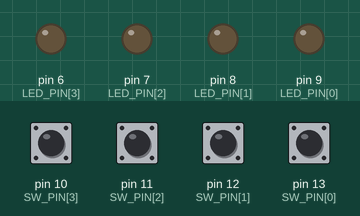
This sketch was run on a simulated Arduino Uno, built with avr-gcc and run on an emulated ATmega328P. Shown: output pins drawn as LEDs (lit = HIGH). The test bench sets the inputs (shaded band); at power-on: pin 10 (SW_PIN[3]), pin 11 (SW_PIN[2]), pin 12 (SW_PIN[1]), pin 13 (SW_PIN[0]) LOW.

Above: at 1.2 s.
1.3 s: pin 10 (SW_PIN[3]) pulled HIGH for 0.15 s
At 1.37 s:
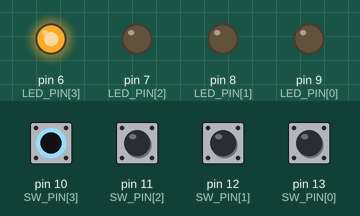
2.9 s: pin 11 (SW_PIN[2]) pulled HIGH for 0.15 s
At 2.97 s:
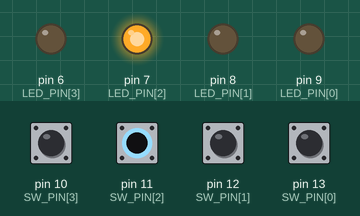
4.5 s: pin 12 (SW_PIN[1]) pulled HIGH for 0.15 s
At 4.57 s:
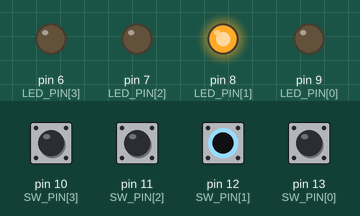
6.1 s: pin 13 (SW_PIN[0]) pulled HIGH for 0.15 s
At 6.17 s:
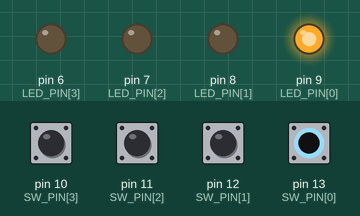
7.7 s: pin 10 (SW_PIN[3]) driven HIGH and pin 11 (SW_PIN[2]) driven HIGH
At 8.3 s:
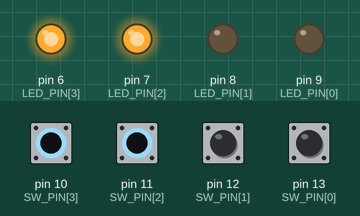
9.2 s: pin 12 (SW_PIN[1]) pulled HIGH for 1 s
At 10.0 s:
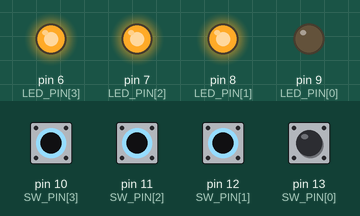
Timing chart, 0 to 12.2 s (numbered marks = the images above; inputs shaded):
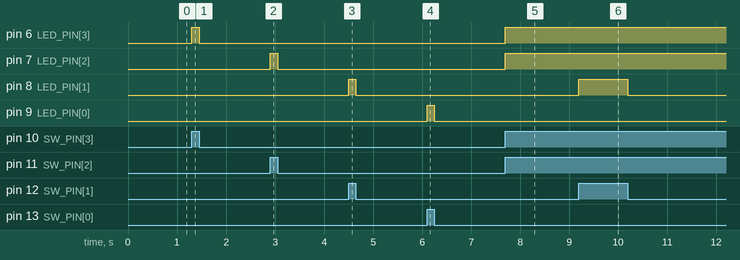

Measured:
- after the input at 1.3 s, pin 6 (LED_PIN[3]): LOW → HIGH at once, → LOW 0.15 s later
- after the input at 2.9 s, pin 7 (LED_PIN[2]): LOW → HIGH at once, → LOW 0.15 s later
- after the input at 4.5 s, pin 8 (LED_PIN[1]): LOW → HIGH at once, → LOW 0.15 s later
- after the input at 6.1 s, pin 9 (LED_PIN[0]): LOW → HIGH at once, → LOW 0.15 s later
- after the input at 7.7 s, pin 6 (LED_PIN[3]), pin 7 (LED_PIN[2]): LOW → HIGH at once
- after the input at 9.2 s, pin 8 (LED_PIN[1]): LOW → HIGH at once, → LOW 1.0 s later

The sketch:

06_SW_LED_cntl.ino
```cpp
// SW0을 이용하여 LED0번을 제어하시오.
// SW0을 누르면, LED0 ON, 평상시 LED0 OFF

int SW_PIN[4] = {13,12,11,10};
int LED_PIN[4] = {9,8,7,6};

void setup() {
    // put your setup code here, to run once:
    Serial.begin(115200);   // 시리얼 통신을 사용하도록하는 함수

    for(int i=0; i<4; i++){
        pinMode(SW_PIN[i], INPUT);
        pinMode(LED_PIN[i], OUTPUT);
    }
}

void loop() {
    // put your main code here, to run repeatedly:
    for(int i=0; i<4; i++){
        if(digitalRead(SW_PIN[i])){
            // 입력이 1일때
            digitalWrite(LED_PIN[i], HIGH);
        }
        else{
            // 입력이 0일때
            digitalWrite(LED_PIN[i], LOW);
        }
    }
}
```
